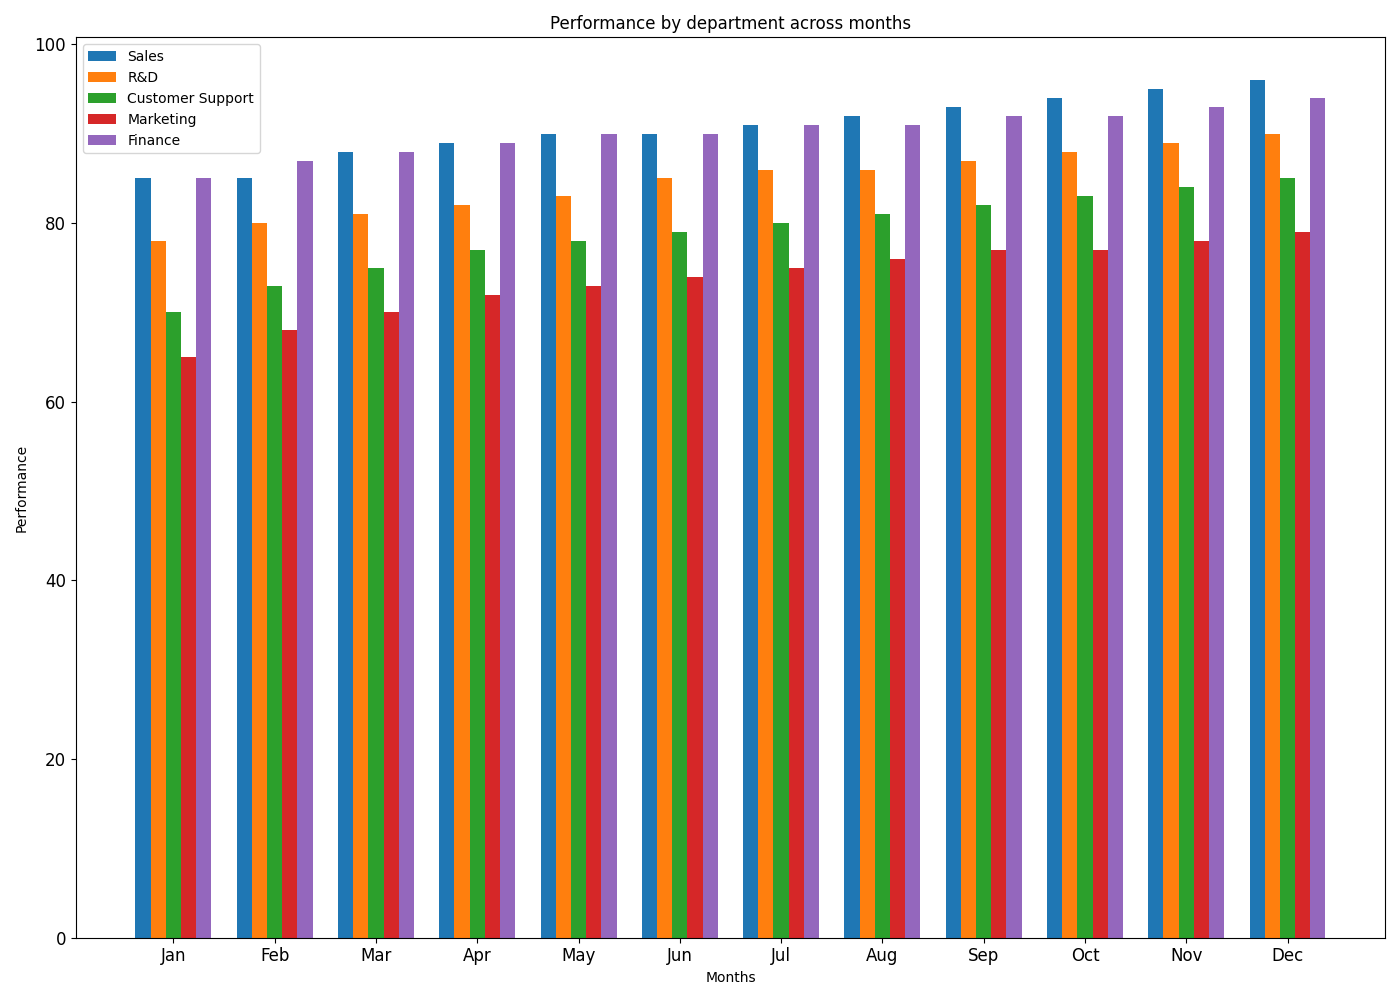

This chart was generated by the following Python code:
import matplotlib.pyplot as plt
import numpy as np

months = np.array(['Jan', 'Feb', 'Mar', 'Apr', 'May', 'Jun', 
                   'Jul', 'Aug', 'Sep', 'Oct', 'Nov', 'Dec'])

# Performance data for each department
performances = {
    'Sales': np.array([85, 88, 90, 93, 95, 85, 92, 94, 96, 91, 89, 90]),
    'R&D': np.array([78, 80, 82, 81, 85, 83, 86, 89, 88, 90, 87, 86]),
    'Customer Support': np.array([70, 73, 75, 78, 79, 77, 80, 82, 81, 83, 85, 84]),
    'Marketing': np.array([65, 68, 70, 72, 74, 73, 75, 77, 79, 78, 76, 77]),
    'Finance': np.array([88, 85, 87, 90, 89, 91, 90, 92, 94, 93, 92, 91])
}

# Sorting the data
for dept in performances:
    performances[dept] = np.sort(performances[dept])

# Number of departments
n_depts = len(performances)
width = 0.15  # width of the bars

# Plot each department's performance
plt.figure(figsize=(14, 10))
index = np.arange(len(months))

for i, (dept_name, performance_data) in enumerate(performances.items()):
    plt.bar(index + i * width, performance_data, width, label=dept_name)

# Customize the plot
plt.xlabel('Months')
plt.ylabel('Performance')
plt.title('Performance by department across months')
plt.xticks(index + width * (n_depts - 1) / 2, months, fontsize=12)
plt.yticks(fontsize=12)
plt.legend()
plt.tight_layout()
plt.show()
